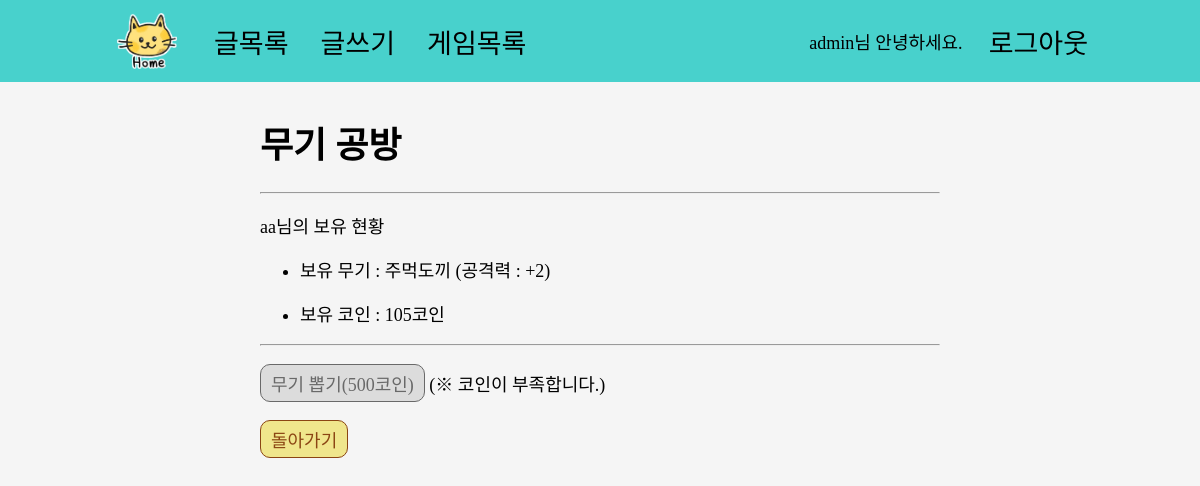
/games/weapon/workroom/ (signed in), run on an earlier commit of the app's database.
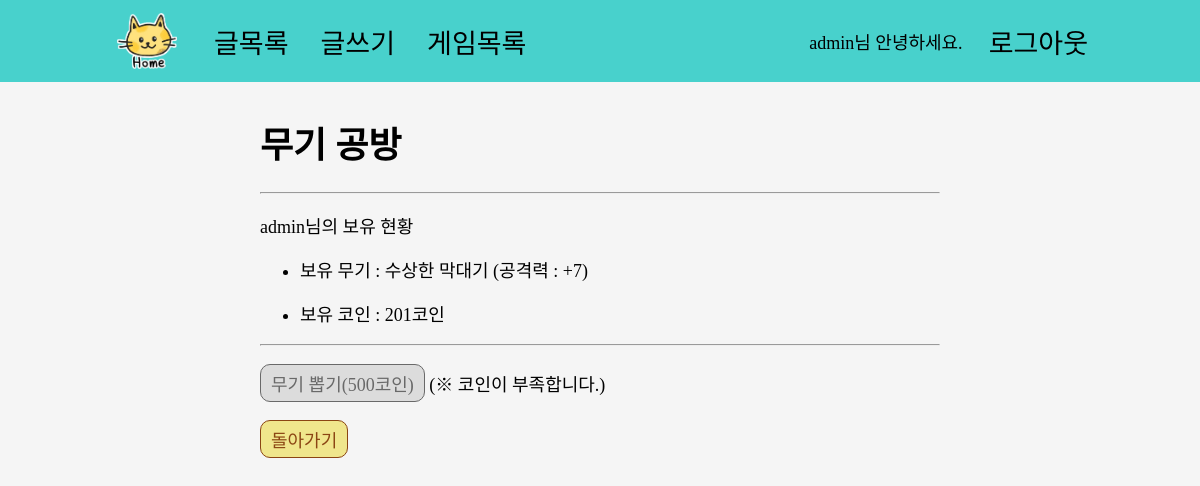
And on a later commit of the database.
### games/models.py (models this page shows, shortened)
class Character(models.Model):
    nickname = models.CharField(max_length=20)
    weapon = models.ForeignKey(Weapon, on_delete=models.CASCADE, related_name='character_list', null=True, blank=True)
    coin = models.BigIntegerField(default = 0)
    user = models.OneToOneField(settings.AUTH_USER_MODEL, on_delete=models.CASCADE, related_name='character', null=True, blank=True)

class Weapon(models.Model):
    name = models.CharField(max_length=20)
    power = models.IntegerField()

### games/views.py (the view)
# urls.py: path('weapon/workroom/', views.weapon_workroom, name='weapon_workroom'),
def weapon_workroom(request):
    character = get_object_or_404(Character, user=request.user)
    context = {
        'character': character,
        'weapon_name': character.weapon.name,
        'weapon_power': character.weapon.power,
    }
    return render(request, 'games/weapon_workroom.html', context)

### games/templates/games/weapon_workroom.html (shortened to what this page needs)
{% extends 'base.html' %}
{% load static %}
{% block head %}
  <link rel="stylesheet" href="{% static 'css/games/game_form.css' %}">
  <link rel="stylesheet" href="{% static 'css/games/game_adventure.css' %}">
  {% endblock %}
{% block body %}
  <h1>무기 공방</h1>
  <hr>
  <p>{{character.nickname}}님의 보유 현황</p>
  <p>
    <ul>
      <li><p>보유 무기 : <span id="weapon__name">{{weapon_name}}</span>&nbsp;(공격력 : +{{weapon_power}})</p></li>
      <li><p>보유 코인 : {{character.coin}}코인</p></li>
    </ul>
  </p>
  <hr>
  <p>
    <form action="{% url 'games:weapon_pick' %}" method="post" onsubmit="return checkPick()">
      {% if character.coin < 500 %}
        <button type="submit" class="disabled" disabled>무기 뽑기(500코인)</button>
        <span class="weapon-info">(※ 코인이 부족합니다.)</span>
        {% else %}
        <button type="submit">무기 뽑기(500코인)</button>
        <span class="weapon-info">(※ 무기를 교체하면 무기 레벨이 초기화됩니다.)</span>
      {% endif %}
    </form>
  </p>
  <p>
    <a href="{% url 'games:adventure_home' %}" style="display: inline-block; padding: 5px 10px; border: 1px solid; border-radius: 10px; background-color: Khaki; color: SaddleBrown; font-size: 1rem; text-decoration: none;">돌아가기</a>
  </p>
{% endblock %}

What changed in the data, as far as the page shows it:
removed Character: nickname "aa", coin "105"
no longer on this page (row unchanged): Weapon: name "주먹도끼"
added Character: nickname "admin", coin "201"
now on this page (row unchanged): Weapon: name "수상한 막대기"
Also different on the page:
{{ weapon_power }}: "2" → "7"
